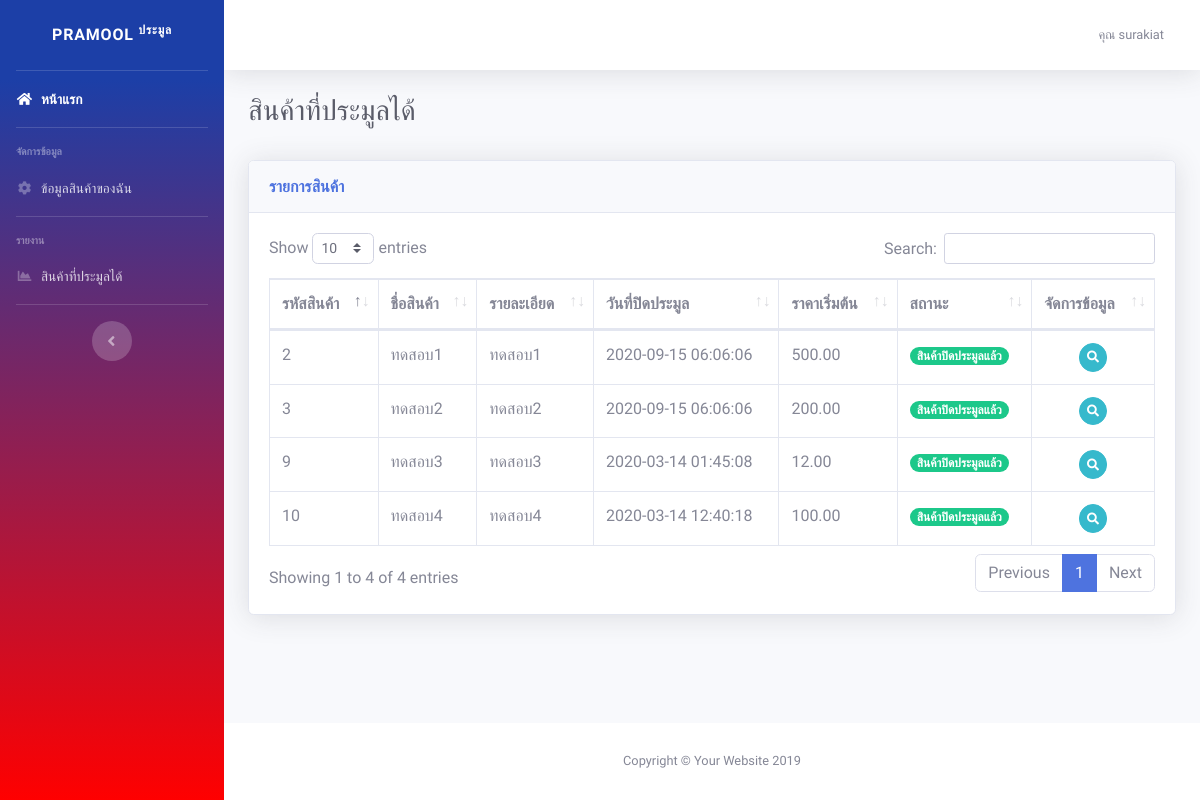
Screenshot of /userPramoolProduct.php (signed in) with the database file from the repository.
### tables this page shows
CREATE TABLE `items` (
  `item_ID` int(11) NOT NULL,
  `item_Name` varchar(255) NOT NULL,
  `item_Description` longtext NOT NULL,
  `item_Close_Date` datetime DEFAULT NULL,
  `item_Increment_Price` decimal(10,2) NOT NULL,
  `item_Actual_Price` decimal(10,2) NOT NULL DEFAULT '0.00',
  `item_Status` int(1) NOT NULL DEFAULT '0',
  `item_Role` int(11) NOT NULL DEFAULT '0',
  `item_Comments` varchar(255) DEFAULT NULL,
  `item_Path` varchar(255) DEFAULT NULL,
  `users_ID` smallint(6) NOT NULL,
  `user_Name` varchar(11) DEFAULT 'None'
);

### admin/productController.php (called while the page is built, shortened)
<?php
function showProductUsersByUsersID($conn, $users_ID) {
    $sql_product = "SELECT `item_ID`, `item_Name`, `item_Description`, `item_Close_Date`,
    `item_Increment_Price`, `item_Actual_Price`, `item_Status`, `item_Role`, `item_Comments`,
    `item_Path`, `users_ID`, `user_Name`
    FROM `items`
    WHERE item_Role = 0 AND users_ID = {$users_ID} ";
    $result_product = $conn->query($sql_product);
    $rows = array();
    if ($result_product->num_rows > 0) {
        foreach ($result_product as $key => $value) {
            array_push($rows, $value);
        }
    }
    return $rows;
}
?>

### userPramoolProduct.php (the view, shortened to what this page needs)
<?php
require_once "include/connectDB.php";
require_once "admin/productController.php";
$rows_product = showProductUsersByUsersID($conn, $_SESSION["user_ID"]);
?>
<!DOCTYPE html>
<html lang="en">
<?php include_once "include/header.php"; ?>
<body id="page-top">
    <div id="wrapper">
        <?php include_once "layout/sidebarMenu.php"; ?>
        <div id="content-wrapper" class="d-flex flex-column">
            <div id="content">
                <?php include_once "layout/topbarMenu.php"; ?>
                <div class="container-fluid">
                    <div class="d-sm-flex align-items-center justify-content-between mb-4">
                        <h1 class="h3 text-gray-800">สินค้าที่ประมูลได้</h1>
                    </div>
                    <div class="card shadow mb-4">
                        <div class="card-header py-3">
                            <h6 class="m-0 font-weight-bold text-primary">รายการสินค้า</h6>
                        </div>
                        <div class="card-body">
                            <div class="table-responsive">
                                <table class="table table-bordered" id="dataTable" width="100%" cellspacing="0">
                                    <thead>
                                        <tr>
                                            <th>รหัสสินค้า</th>
                                            <th>ชื่อสินค้า</th>
                                            <th>รายละเอียด</th>
                                            <th>วันที่ปิดประมูล</th>
                                            <th>ราคาเริ่มต้น</th>
                                            <th>สถานะ</th>
                                            <th>จัดการข้อมูล</th>
                                        </tr>
                                    </thead>
                                    <tbody>
                                        <?php foreach ($rows_product as $key => $value) { ?>
                                        <tr>
                                            <td><?php echo $value["item_ID"]; ?></td>
                                            <td><?php echo $value["item_Name"]; ?></td>
                                            <td><?php echo $value["item_Description"]; ?></td>
                                            <td><?php echo $value["item_Close_Date"]; ?></td>
                                            <td><?php echo $value["item_Increment_Price"]; ?></td>
                                            <td>
                                                <?php if($value["item_Status"] == 1) { ?>
                                                    <span class="badge badge-pill badge-success">สินค้าปิดประมูลแล้ว</span>
                                                <?php } else { ?>
                                                    <span class="badge badge-pill badge-danger">รอการประมูล</span>
                                                <?php } ?>
                                            </td>
                                            <td class="text-center">
                                                <button id="infoProduct" onclick="showInfoProduct(<?php echo $value['item_ID']; ?>);" class="btn btn-info btn-circle btn-sm">
                                                    <i class="fas fa-search"></i>
                                                </button>
                                            </td>
                                        </tr>
                                        <?php } ?>
                                    </tbody>
                                </table>
                            </div>
                        </div>
                    </div>
                </div>
            </div>
            <?php include_once "layout/footer.php"; ?>
        </div>
    </div>
</body>
</html>

### assets/css/custom.css (style rules this page uses)
html, body { font-family: 'Prompt', sans-serif; }

### rows the page displays
items: item_ID "2", item_Name "ทดสอบ1", item_Description "ทดสอบ1", item_Close_Date "2020-09-15 06:06:06", item_Increment_Price "500.00", item_Status "สินค้าปิดประมูลแล้ว"
items: item_ID "3", item_Name "ทดสอบ2", item_Description "ทดสอบ2", item_Close_Date "2020-09-15 06:06:06", item_Increment_Price "200.00", item_Status "สินค้าปิดประมูลแล้ว"
items: item_ID "9", item_Name "ทดสอบ3", item_Description "ทดสอบ3", item_Close_Date "2020-03-14 01:45:08", item_Increment_Price "12.00", item_Status "สินค้าปิดประมูลแล้ว"
items: item_ID "10", item_Name "ทดสอบ4", item_Description "ทดสอบ4", item_Close_Date "2020-03-14 12:40:18", item_Increment_Price "100.00", item_Status "สินค้าปิดประมูลแล้ว"

### other values shown
$_SESSION['user_Name'] "surakiat"
